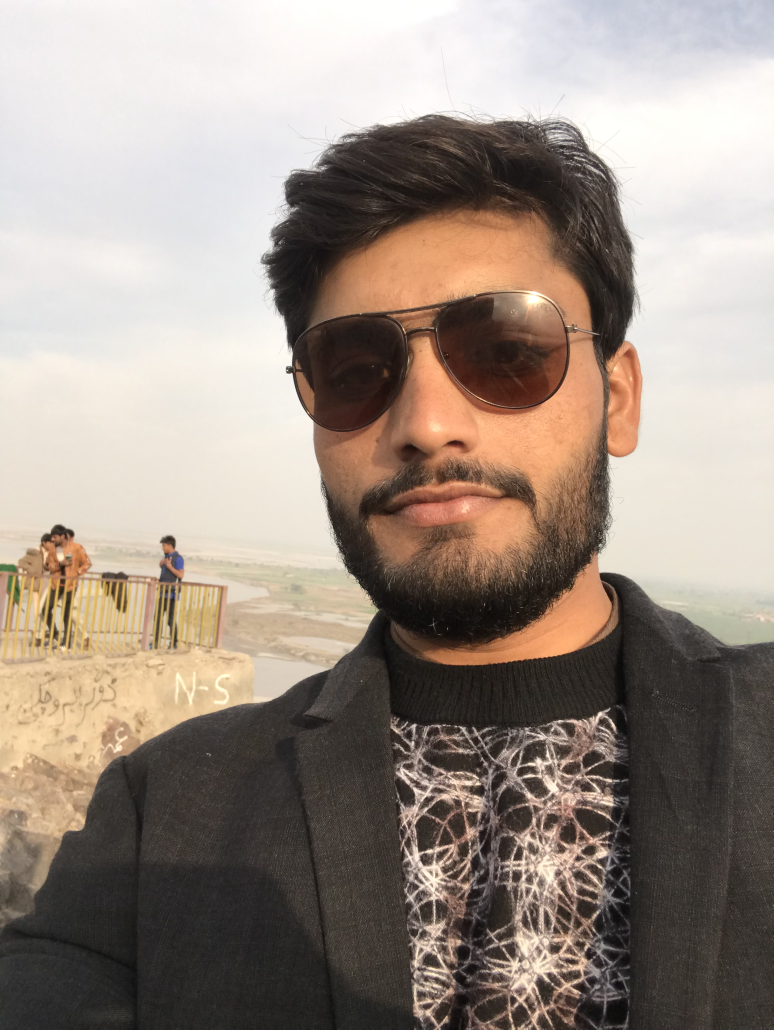
#> input picture image.JPG, 2320 x 3088 px, found by its file name (shown at 1/3 size)
$ python 17-Chapter_17.py
#> lines starting #> are read from the running program, lines starting #| are printed output that depends on the picture
## Joining two images

import cv2 as cv
import numpy as np

img1 = cv.imread("resources/image.jpg")
#> img1 is the input picture: shape (3088, 2320, 3); mean B, G, R 132.3, 142.5, 155.6
img1 = cv.resize(img1, (500,300))
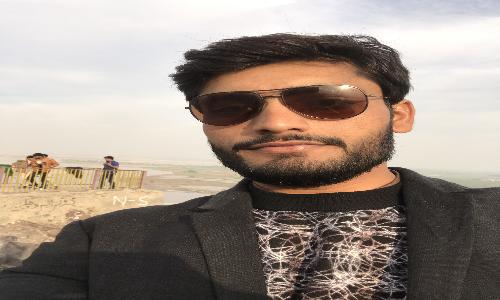
#> img1: shape (300, 500, 3); mean B, G, R 132.2, 142.4, 155.5
img2 = cv.imread("resources/image_gray.png")
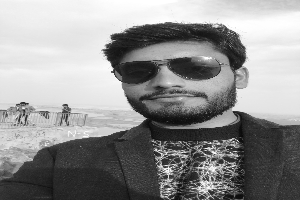
#> input picture image_gray.png, 300 x 200 px, found by its file name
#> img2 is the input picture: shape (200, 300, 3); min 10, max 255, mean 145.2
img2 = cv.resize(img2, (500,300))
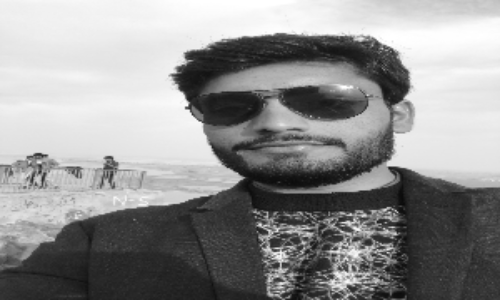
#> img2: shape (300, 500, 3); min 11, max 255, mean 145.1


# stacking same image
# 1- Horizontal stack
hor_img = np.hstack((img1, img2))
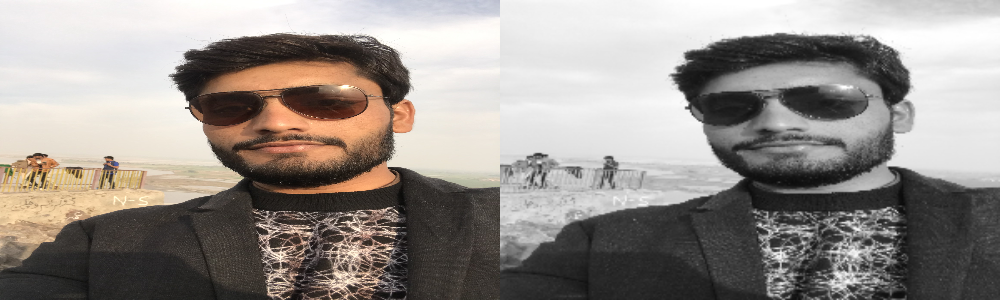
#> hor_img: shape (300, 1000, 3); mean B, G, R 138.6, 143.8, 150.3

# 2- Vertical stack
ver_stack = np.vstack((img1, img2))
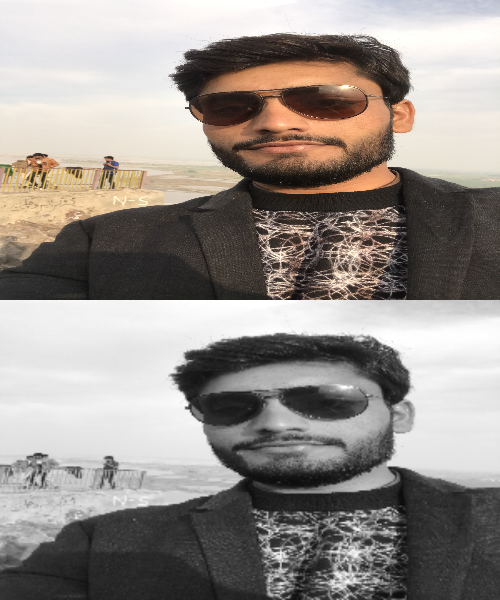
#> ver_stack: shape (600, 500, 3); mean B, G, R 138.6, 143.8, 150.3


# cv.imshow('Horizontal', hor_img)
cv.imshow('Vertical', ver_stack)
cv.waitKey(0)
cv.destroyAllWindows()
